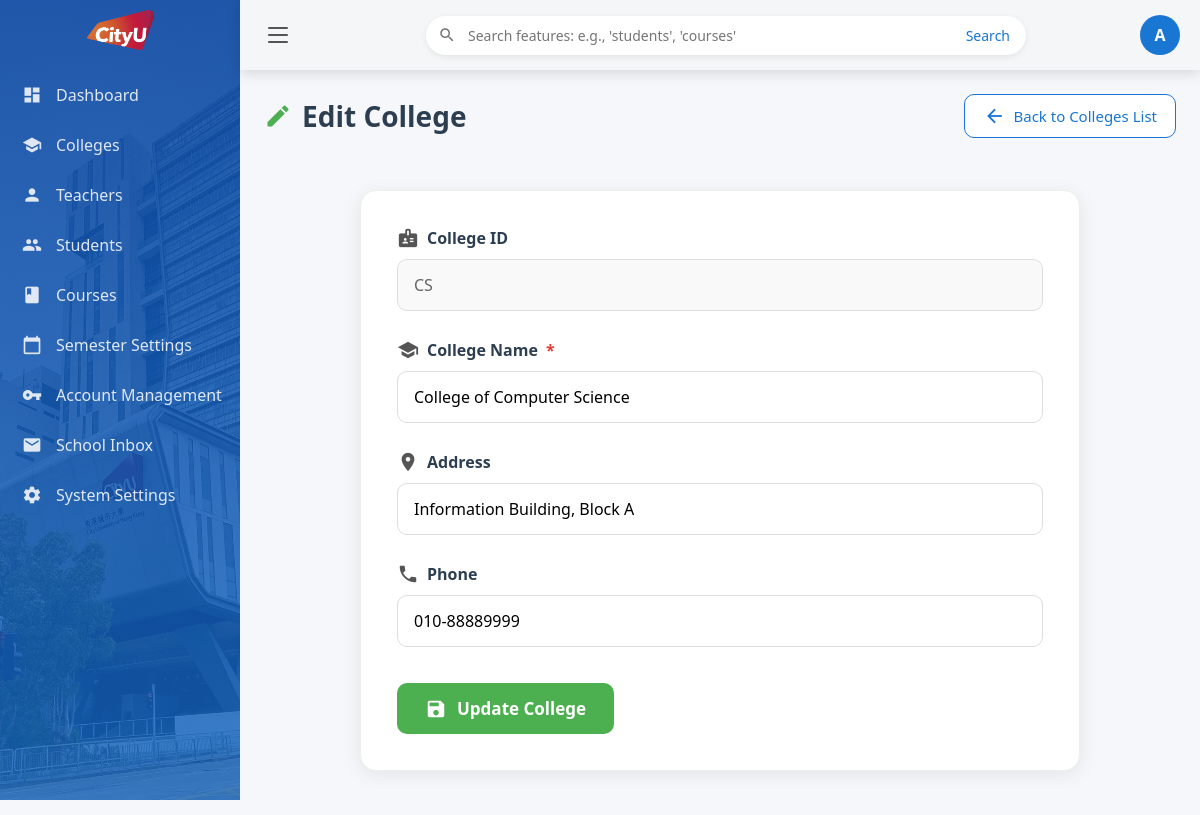
Page /colleges/edit/CS (signed in) on the committed database.
### tables this page shows
CREATE TABLE "college" (
	"college_id"	VARCHAR(20),
	"college_name"	VARCHAR(50) NOT NULL,
	"address"	TEXT,
	"phone"	VARCHAR(20),
	PRIMARY KEY("college_id"),
	UNIQUE("college_name")
);

### app/admin.py (the view, shortened to what this page needs)
@admin_bp.route('/colleges/edit/<college_id>', methods=['GET', 'POST'])
def edit_college(college_id):
    if not require_admin(): return redirect(url_for('main.dashboard'))
    conn = get_db_connection()
    college = conn.execute("SELECT * FROM college WHERE college_id = ?", (college_id,)).fetchone()
    if not college:
        conn.close()
        flash('College does not exist!')
        return redirect(url_for('admin.colleges'))
    conn.close()
    return render_template('admin/admin_college_form.html', form=dict(college), is_edit=True)

### app/admin.py (called while the page is built)
def require_admin():
    return session.get('role') == 'admin'

### app/db.py (called while the page is built)
def get_db_connection():
    if 'db' not in g:
        g.db = sqlite3.connect(
            DATABASE,
            timeout=20.0,
            check_same_thread=False
        )
        g.db.row_factory = sqlite3.Row
        g.db.execute('PRAGMA foreign_keys = ON;')
    return g.db

### templates/admin/admin_college_form.html (shortened to what this page needs)
{% extends "admin/admin_base.html" %}
{% block content %}
<div class="page-header">
  <h2>
    <i class="material-icons">{% if is_edit %}edit{% else %}add_business{% endif %}</i>
    {% if is_edit %}Edit College{% else %}Add College{% endif %}
  </h2>
  <a href="{{ url_for('admin.colleges') }}" class="btn btn-outline">
    <i class="material-icons">arrow_back</i> Back to Colleges List
  </a>
</div>
<div class="form-container">
  <form method="POST" class="form-card">
    {% if form.college_id %}
      <div class="form-group">
        <label class="form-label">
          <i class="material-icons">badge</i> College ID
        </label>
        <input type="text" value="{{ form.college_id }}" disabled class="form-input-disabled">
      </div>
    {% endif %}
    <div class="form-group required">
      <label class="form-label">
        <i class="material-icons">school</i> College Name
      </label>
      <input type="text" name="college_name" value="{{ form.college_name or '' }}" class="form-input" required>
    </div>
    <div class="form-group">
      <label class="form-label">
        <i class="material-icons">location_on</i> Address
      </label>
      <input type="text" name="address" value="{{ form.address or '' }}" class="form-input">
    </div>
    <div class="form-group">
      <label class="form-label">
        <i class="material-icons">phone</i> Phone
      </label>
      <input type="text" name="phone" value="{{ form.phone or '' }}" class="form-input">
    </div>
    <button type="submit" class="btn btn-primary">
      <i class="material-icons">{% if is_edit %}save{% else %}add{% endif %}</i>
      {% if is_edit %}Update College{% else %}Add College{% endif %}
    </button>
  </form>
</div>
{% endblock %}

### templates/admin/admin_college_form.html (style rules this page uses)
.page-header { display: flex; justify-content: space-between; align-items: center; margin-bottom: 32px; flex-wrap: wrap; gap: 16px; }
.page-header h2 { margin: 0; color: #2c3e50; font-size: 28px; font-weight: 600; display: flex; align-items: center; gap: 10px; }
.page-header h2 .material-icons { color: #4caf50; font-size: 28px; }
.btn-outline { display: inline-flex; align-items: center; gap: 8px; padding: 10px 18px; background: white; color: #1976d2; border: 1px solid #1976d2; border-radius: 10px; text-decoration: none; font-size: 15px; font-weight: 500; transition: all 0.2s; }
.form-container { display: flex; justify-content: center; width: 100%; padding: 20px 0; }
.form-card { width: 100%; max-width: 720px; background: white; padding: 36px; border-radius: 16px; box-shadow: 0 4px 20px rgba(0,0,0,0.08); border: 1px solid #eee; font-size: 16px; }
.form-group { margin-bottom: 28px; }
.form-group.required .form-label::after { content: " *"; color: #e53935; }
.form-label { display: flex; align-items: center; gap: 8px; font-weight: 600; color: #2c3e50; margin-bottom: 10px; font-size: 16px; }
.form-label .material-icons { font-size: 22px; color: #555; }
.form-input, .form-input-disabled { width: 100%; padding: 14px 16px; border: 1px solid #ddd; border-radius: 10px; font-size: 16px; height: 52px; box-sizing: border-box; }
.form-input-disabled { background: #f9f9f9; color: #666; cursor: not-allowed; }
.btn-primary { display: inline-flex; align-items: center; gap: 10px; padding: 14px 28px; background-color: #4caf50; color: white; border: none; border-radius: 10px; font-size: 17px; font-weight: 600; cursor: pointer; transition: all 0.25s; margin-top: 8px; }
.material-icons { font-size: 22px; vertical-align: middle; line-height: 1; }

### rows in the picture
college: college_id "CS", college_name "College of Computer Science", address "Information Building, Block A", phone "010-88889999"

### other values in the picture
{{ session.username|first|upper }} "A"
